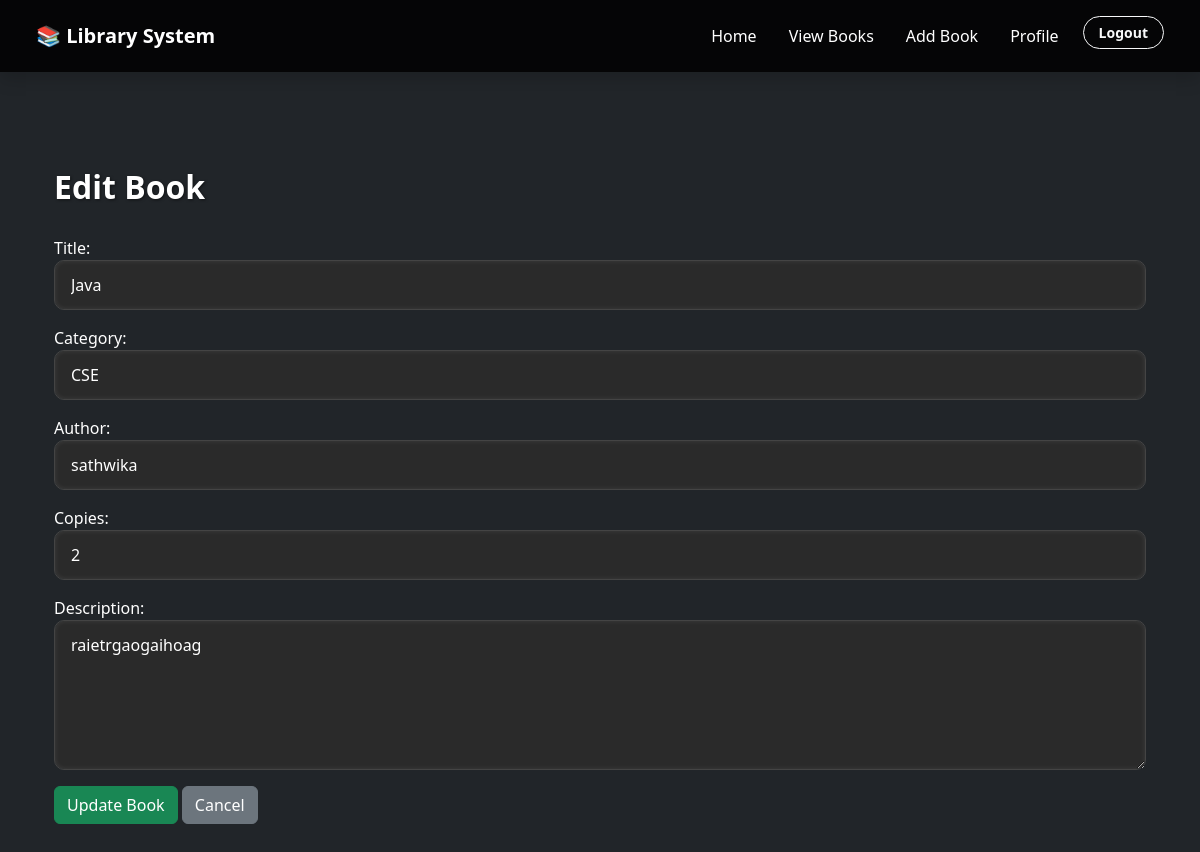
The app's page /edit-book/3/ (signed in), older data.
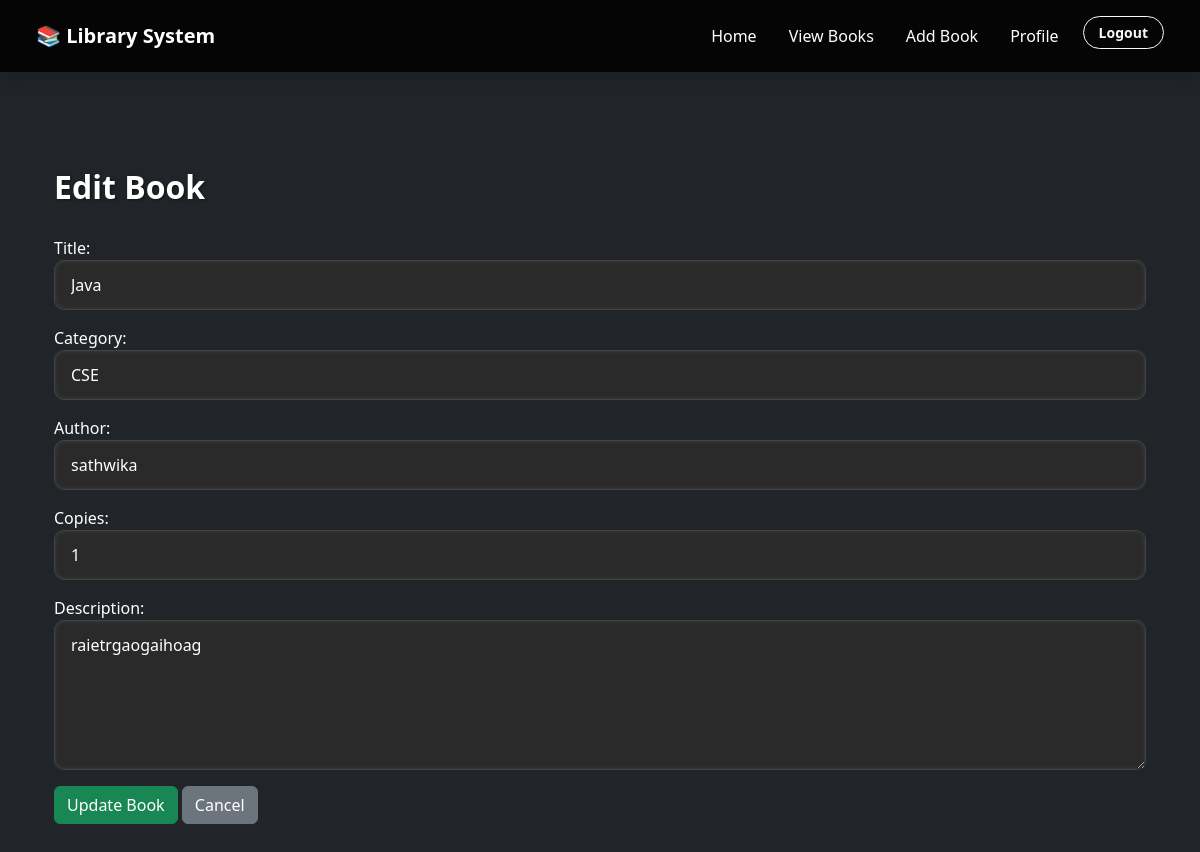
The same page, newer data.
### LibraryApp/models.py (models this page shows, shortened)
class Book(models.Model):
    title = models.CharField(max_length=255)
    category = models.CharField(max_length=100)  # NEW
    author = models.CharField(max_length=255)
    copies = models.PositiveIntegerField(default=1)  # NEW
    description = models.TextField(blank=True, null=True)
    created_at = models.DateTimeField(auto_now_add=True)
    added_by = models.ForeignKey(User, on_delete=models.CASCADE)

### LibraryApp/views.py (the view)
# urls.py: path('edit-book/<int:book_id>/', views.edit_book, name='edit_book'),
@login_required
def edit_book(request, book_id):
    if request.user.profile.user_type != 'admin':
        return HttpResponseForbidden()
    book = Book.objects.get(id=book_id)
    form = BookForm(request.POST or None, instance=book)
    if request.method == 'POST' and form.is_valid():
        form.save()
        messages.success(request, "Book updated successfully!")
        return redirect('view_books')
    return render(request, 'edit_book.html', {'form': form})

### LibraryApp/forms.py
class BookForm(forms.ModelForm):
    class Meta:
        model = Book
        fields = ['title', 'category', 'author', 'copies', 'description']
    def __init__(self, *args, **kwargs):
        super(BookForm, self).__init__(*args, **kwargs)
        for field_name, field in self.fields.items():
            field.widget.attrs['class'] = 'form-control'
            field.widget.attrs['style'] = 'background-color:#2a2a2a; color:white; border:1px solid #444;'
            field.widget.attrs['placeholder'] = f'Enter {field.label.lower()}'
        self.fields['description'].widget.attrs['rows'] = 5
        self.fields['description'].widget.attrs['style'] += ' height:150px; resize: vertical;'

### LibraryApp/templates/edit_book.html (shortened to what this page needs)
{% extends 'base.html' %}
{% block content %}
<div class="container mt-5 text-white">
    <h2>Edit Book</h2>
    <form method="POST">
        {{ form.as_p }}
        <button type="submit" class="btn btn-success">Update Book</button>
        <a href="{% url 'view_books' %}" class="btn btn-secondary">Cancel</a>
    </form>
</div>
{% endblock %}

Row changes from the older to the newer data that the page shows:
changed Book "Java": copies "2" → "1"
